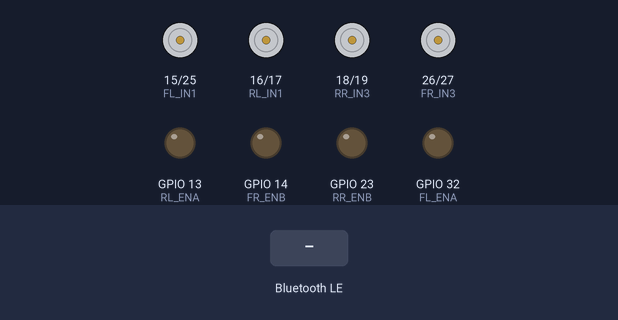
Bench run of a sketch on a simulated ESP32. Parts: motor-driver pin pairs drawn as motors (green arrow = first pin HIGH = forward, orange = second pin HIGH = backward, longer = more drive), output pins drawn as LEDs (lit = HIGH). Inputs (shaded band) come from the test bench. Nothing arrives over Bluetooth unless stated; a phone connects over Bluetooth LE 3 s after start; what the sketch prints to the serial monitor is not drawn.

Above: at 1.2 s.
1.3 s: Bluetooth LE write "F" received
At 2.0 s:
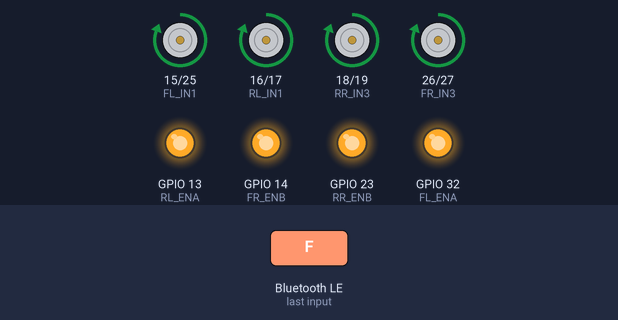
2.8 s: Bluetooth LE write "B" received
At 3.2 s:
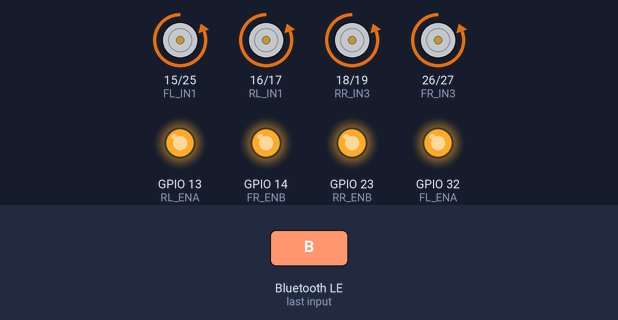
4.3 s: Bluetooth LE write "L" received
At 5.5 s:
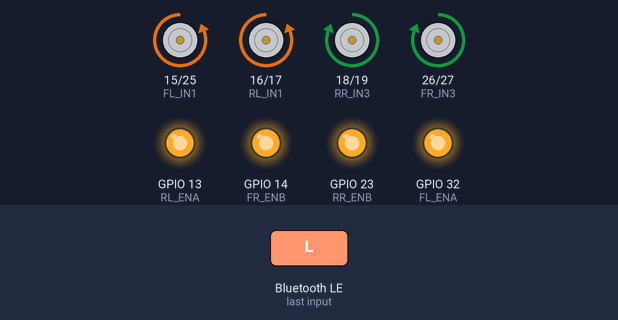
5.8 s: Bluetooth LE write "R" received
At 6.6 s:
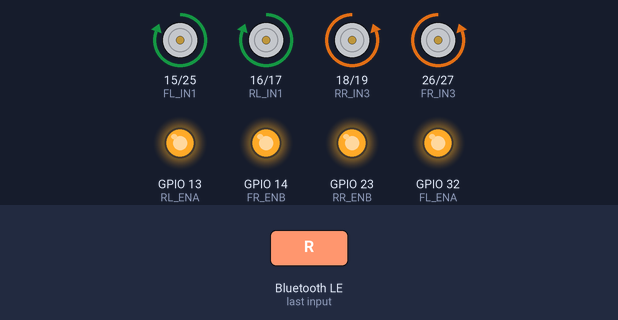
7.3 s: Bluetooth LE write "l" received
At 7.9 s:
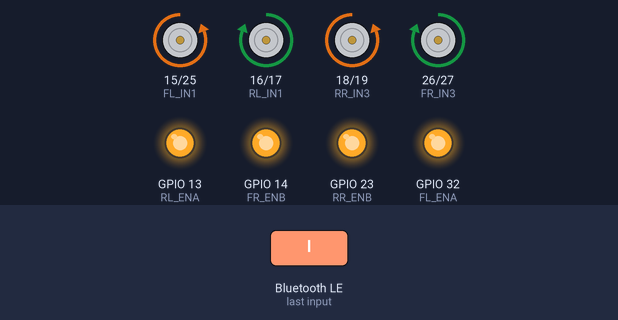
8.8 s: Bluetooth LE write "r" received
At 9.1 s:
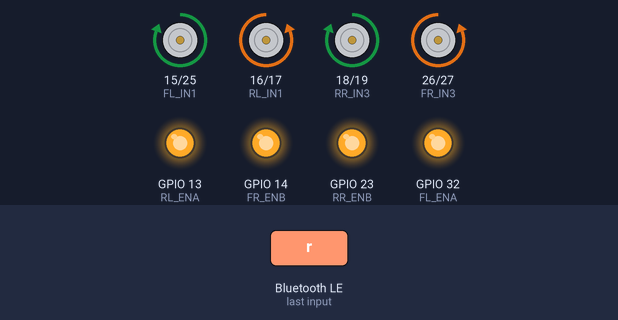
Timing chart, 0 to 11.3 s (numbered marks = the images above; inputs shaded):
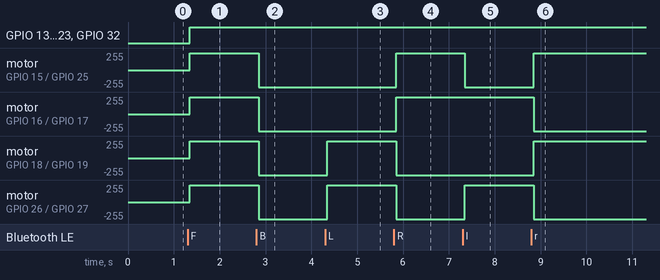

Measured:
- after the input at 1.3 s, GPIO 13 (RL_ENA), GPIO 14 (FR_ENB), GPIO 23 (RR_ENB), GPIO 32 (FL_ENA): LOW → HIGH after 0.05 s; motor on GPIO 15 (FL_IN1) / GPIO 25 (FL_IN2), motor on GPIO 16 (RL_IN1) / GPIO 17 (RL_IN2), motor on GPIO 18 (RR_IN3) / GPIO 19 (RR_IN4), motor on GPIO 26 (FR_IN3) / GPIO 27 (FR_IN4): stopped → forward 255/255 after 0.05 s
- after the input at 2.8 s, motor on GPIO 15 (FL_IN1) / GPIO 25 (FL_IN2), motor on GPIO 16 (RL_IN1) / GPIO 17 (RL_IN2), motor on GPIO 18 (RR_IN3) / GPIO 19 (RR_IN4), motor on GPIO 26 (FR_IN3) / GPIO 27 (FR_IN4): forward 255/255 → backward 255/255 after 0.05 s
- after the input at 4.3 s, motor on GPIO 18 (RR_IN3) / GPIO 19 (RR_IN4), motor on GPIO 26 (FR_IN3) / GPIO 27 (FR_IN4): backward 255/255 → forward 255/255 after 0.05 s
- after the input at 5.8 s, motor on GPIO 15 (FL_IN1) / GPIO 25 (FL_IN2), motor on GPIO 16 (RL_IN1) / GPIO 17 (RL_IN2): backward 255/255 → forward 255/255 after 0.05 s; motor on GPIO 18 (RR_IN3) / GPIO 19 (RR_IN4), motor on GPIO 26 (FR_IN3) / GPIO 27 (FR_IN4): forward 255/255 → backward 255/255 after 0.05 s
- after the input at 7.3 s, motor on GPIO 15 (FL_IN1) / GPIO 25 (FL_IN2): forward 255/255 → backward 255/255 after 0.05 s; motor on GPIO 26 (FR_IN3) / GPIO 27 (FR_IN4): backward 255/255 → forward 255/255 after 0.05 s
- after the input at 8.8 s, motor on GPIO 15 (FL_IN1) / GPIO 25 (FL_IN2), motor on GPIO 18 (RR_IN3) / GPIO 19 (RR_IN4): backward 255/255 → forward 255/255 after 0.05 s; motor on GPIO 16 (RL_IN1) / GPIO 17 (RL_IN2), motor on GPIO 26 (FR_IN3) / GPIO 27 (FR_IN4): forward 255/255 → backward 255/255 after 0.05 s

The sketch:

WheelCartBluetooth.ino
```cpp
#include <BLEDevice.h>
#include <BLEServer.h>
#include <BLEUtils.h>
#include <BLE2902.h>

// Unique UUIDs
#define SERVICE_UUID        "4fafc201-1fb5-459e-8fcc-c5c9c331914b"
#define CHARACTERISTIC_UUID "beb5483e-36e1-4688-b7f5-ea07361b26a8"

// ================= PIN DEFINITIONS =================
// Motor Pins - Front Left
#define FL_ENA 32
#define FL_IN1 15
#define FL_IN2 25

// Motor Pins - Front Right
#define FR_ENB 14
#define FR_IN3 26
#define FR_IN4 27

// Motor Pins - Rear Left
#define RL_ENA 13
#define RL_IN1 16
#define RL_IN2 17

// Motor Pins - Rear Right
#define RR_ENB 23
#define RR_IN3 18
#define RR_IN4 19

// ==================================================
//      --- MOTOR DIRECTION CONFIGURATION ---
// Change these to 'true' if a specific wheel spins
// backwards when you press Forward.
// ==================================================

bool INVERT_FL = false;   // <--- Changed to TRUE for you
bool INVERT_FR = false;   // <--- Changed to TRUE for you
bool INVERT_RL = false;  // Back was correct
bool INVERT_RR = false;  // Back was correct

// ==================================================

int motorSpeed = 255;

// Forward Declarations
void moveForward();
void moveBackward();
void rotateLeft();
void rotateRight();
void strafeLeft();
void strafeRight();
void stopRover();

BLECharacteristic *pCharacteristic;
bool deviceConnected = false;

// Bluetooth Callback
class MyCallbacks: public BLECharacteristicCallbacks {
    void onWrite(BLECharacteristic *pCharacteristic) {
      String value = pCharacteristic->getValue();
      if (value.length() > 0) {
        char cmd = value[0];
        switch(cmd) {
           case 'F': moveForward(); break;
           case 'B': moveBackward(); break;
           case 'L': rotateLeft(); break;
           case 'R': rotateRight(); break;
           case 'l': strafeLeft(); break;
           case 'r': strafeRight(); break;
           case 'S': stopRover(); break;
        }
      }
    }
};

void setup() {
  Serial.begin(115200);

  // -- Motor Setup --
  pinMode(FL_IN1, OUTPUT); pinMode(FL_IN2, OUTPUT);
  pinMode(FR_IN3, OUTPUT); pinMode(FR_IN4, OUTPUT);
  pinMode(RL_IN1, OUTPUT); pinMode(RL_IN2, OUTPUT);
  pinMode(RR_IN3, OUTPUT); pinMode(RR_IN4, OUTPUT);

  // ESP32 Board Manager 3.0+ PWM Setup
  ledcAttach(FL_ENA, 30000, 8);
  ledcAttach(FR_ENB, 30000, 8);
  ledcAttach(RL_ENA, 30000, 8);
  ledcAttach(RR_ENB, 30000, 8);

  // -- BLE Setup --
  BLEDevice::init("ESP32_Mecanum_Web");
  BLEServer *pServer = BLEDevice::createServer();
  BLEService *pService = pServer->createService(SERVICE_UUID);
  pCharacteristic = pService->createCharacteristic(
                      CHARACTERISTIC_UUID,
                      BLECharacteristic::PROPERTY_READ |
                      BLECharacteristic::PROPERTY_WRITE
                    );

  pCharacteristic->setCallbacks(new MyCallbacks());
  pService->start();

  // Fix for Android/Windows detection (Advertising setup)
  BLEAdvertising *pAdvertising = BLEDevice::getAdvertising();
  pAdvertising->addServiceUUID(SERVICE_UUID);
  pAdvertising->setScanResponse(true);
  pAdvertising->setMinPreferred(0x06);
  pAdvertising->setMinPreferred(0x12);
  BLEDevice::startAdvertising();

  Serial.println("Waiting for Web Bluetooth connection...");
}

void loop() {
  delay(10);
}

// ================= HELPER FUNCTION =================
// Now accepts an 'invert' flag to automatically flip logic
void setMotor(int pwmPin, int in1, int in2, int speed, boolean reverse, boolean invert) {
  ledcWrite(pwmPin, speed);

  // XOR Logic: If invert is true, it flips the 'reverse' boolean
  boolean finalState = reverse ^ invert;

  if (!finalState) {
    digitalWrite(in1, HIGH);
    digitalWrite(in2, LOW);
  } else {
    digitalWrite(in1, LOW);
    digitalWrite(in2, HIGH);
  }
}

// ================= MOVEMENT LOGIC =================
// Note: We now pass the INVERT_XX variables to every call

void moveForward() {
  setMotor(FL_ENA, FL_IN1, FL_IN2, motorSpeed, false, INVERT_FL);
  setMotor(FR_ENB, FR_IN3, FR_IN4, motorSpeed, false, INVERT_FR);
  setMotor(RL_ENA, RL_IN1, RL_IN2, motorSpeed, false, INVERT_RL);
  setMotor(RR_ENB, RR_IN3, RR_IN4, motorSpeed, false, INVERT_RR);
}

void moveBackward() {
  setMotor(FL_ENA, FL_IN1, FL_IN2, motorSpeed, true, INVERT_FL);
  setMotor(FR_ENB, FR_IN3, FR_IN4, motorSpeed, true, INVERT_FR);
  setMotor(RL_ENA, RL_IN1, RL_IN2, motorSpeed, true, INVERT_RL);
  setMotor(RR_ENB, RR_IN3, RR_IN4, motorSpeed, true, INVERT_RR);
}

void rotateLeft() {
  setMotor(FL_ENA, FL_IN1, FL_IN2, motorSpeed, true, INVERT_FL);
  setMotor(FR_ENB, FR_IN3, FR_IN4, motorSpeed, false, INVERT_FR);
  setMotor(RL_ENA, RL_IN1, RL_IN2, motorSpeed, true, INVERT_RL);
  setMotor(RR_ENB, RR_IN3, RR_IN4, motorSpeed, false, INVERT_RR);
}

void rotateRight() {
  setMotor(FL_ENA, FL_IN1, FL_IN2, motorSpeed, false, INVERT_FL);
  setMotor(FR_ENB, FR_IN3, FR_IN4, motorSpeed, true, INVERT_FR);
  setMotor(RL_ENA, RL_IN1, RL_IN2, motorSpeed, false, INVERT_RL);
  setMotor(RR_ENB, RR_IN3, RR_IN4, motorSpeed, true, INVERT_RR);
}

void strafeLeft() {
  // FL Rev, FR Fwd, RL Fwd, RR Rev
  setMotor(FL_ENA, FL_IN1, FL_IN2, motorSpeed, true, INVERT_FL);
  setMotor(FR_ENB, FR_IN3, FR_IN4, motorSpeed, false, INVERT_FR);
  setMotor(RL_ENA, RL_IN1, RL_IN2, motorSpeed, false, INVERT_RL);
  setMotor(RR_ENB, RR_IN3, RR_IN4, motorSpeed, true, INVERT_RR);
}

void strafeRight() {
  // FL Fwd, FR Rev, RL Rev, RR Fwd
  setMotor(FL_ENA, FL_IN1, FL_IN2, motorSpeed, false, INVERT_FL);
  setMotor(FR_ENB, FR_IN3, FR_IN4, motorSpeed, true, INVERT_FR);
  setMotor(RL_ENA, RL_IN1, RL_IN2, motorSpeed, true, INVERT_RL);
  setMotor(RR_ENB, RR_IN3, RR_IN4, motorSpeed, false, INVERT_RR);
}

void stopRover() {
  ledcWrite(FL_ENA, 0); ledcWrite(FR_ENB, 0);
  ledcWrite(RL_ENA, 0); ledcWrite(RR_ENB, 0);
  digitalWrite(FL_IN1, LOW); digitalWrite(FL_IN2, LOW);
  digitalWrite(FR_IN3, LOW); digitalWrite(FR_IN4, LOW);
  digitalWrite(RL_IN1, LOW); digitalWrite(RL_IN2, LOW);
  digitalWrite(RR_IN3, LOW); digitalWrite(RR_IN4, LOW);
}
```
